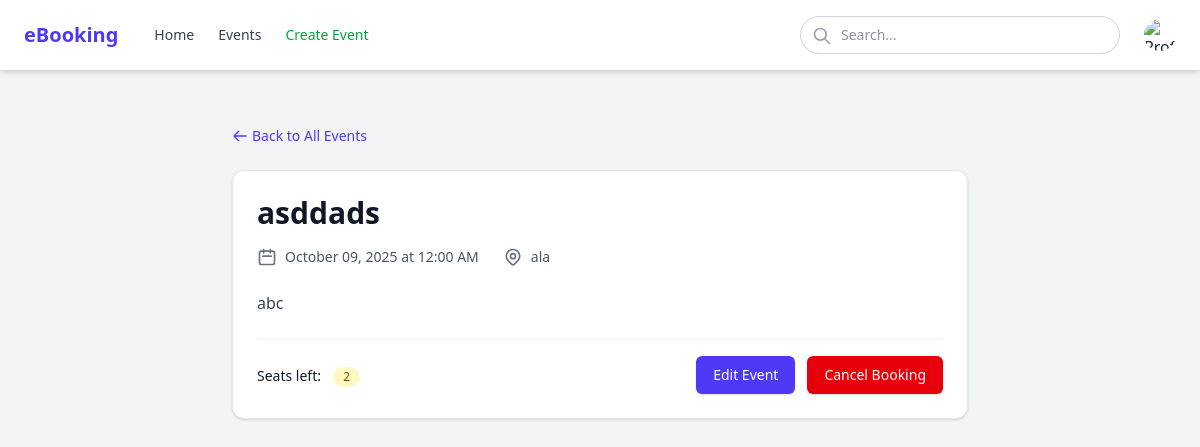
Page /event/3 (signed in) on the earlier database version.
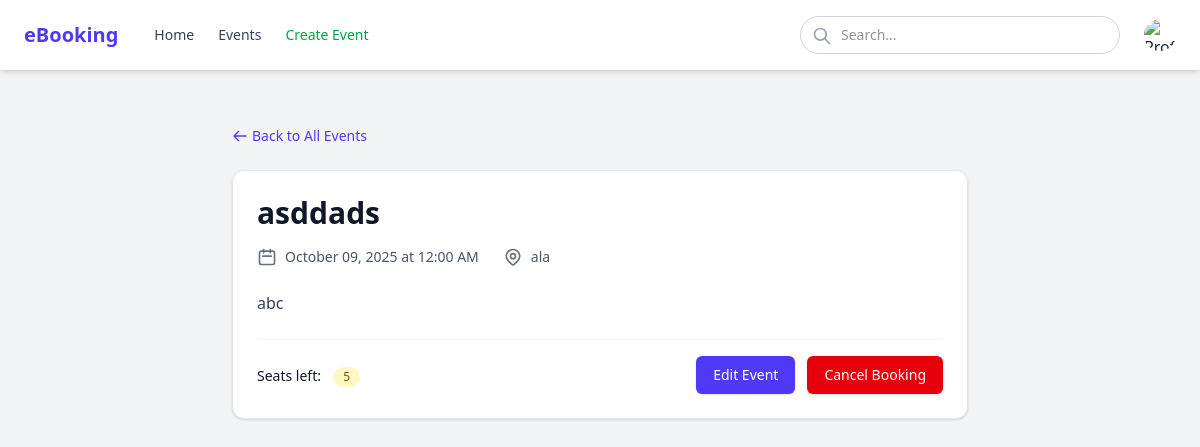
Same page on the later database version.
### app/models.py (models this page shows, shortened)
class Event(db.Model):
    event_id: so.Mapped[int] = so.mapped_column(primary_key=True)
    title: so.Mapped[str] = so.mapped_column(sa.String(128), index=True, unique=True)
    description: so.Mapped[str] = so.mapped_column(sa.String(256), index=True)
    date: so.Mapped[datetime.date] = so.mapped_column(sa.Date)
    time: so.Mapped[datetime.time] = so.mapped_column(sa.Time, nullable=False)
    location: so.Mapped[str] = so.mapped_column(sa.String(30))
    total_seats: so.Mapped[int] = so.mapped_column()
    seats_left: so.Mapped[int] = so.mapped_column(default=0)
    created_by: so.Mapped[str] = so.mapped_column(sa.String(64))
    bookings: so.Mapped[list["Booking"]] = so.relationship(back_populates="event",
                                                           cascade="all, delete-orphan")

### app/routes.py (the view)
@app.route('/event/<int:event_id>')
def event_detail(event_id):
    event = Event.query.get_or_404(event_id)
    is_booked = Booking.query.filter_by(
        user_id=current_user.id, event_id=event_id
    ).first() is not None
    return render_template('event_detail.html', event=event, is_booked=is_booked)

### app/models.py (called while the page is built)
@login.user_loader
def load_user(id):
    return db.session.get(User, int(id))

### app/templates/event_detail.html (shortened to what this page needs)
{% extends "base.html" %}
{% block content %}
<div class="max-w-3xl mx-auto px-4 py-6">
    <a href="{{ url_for('events') }}"
       class="inline-flex items-center text-sm font-medium text-indigo-600 hover:text-indigo-800 mb-6 transition-colors duration-200">
        <svg xmlns="http://www.w3.org/2000/svg" class="h-4 w-4 mr-1" fill="none" viewBox="0 0 24 24" stroke="currentColor">
            <path stroke-linecap="round" stroke-linejoin="round" stroke-width="2" d="M10 19l-7-7m0 0l7-7m-7 7h18" />
        </svg>
        Back to All Events
    </a>
    <div class="bg-white rounded-xl shadow-sm border border-gray-200 overflow-hidden">
        <div class="p-6">
            <h1 class="text-2xl md:text-3xl font-bold text-gray-900 mb-4">{{ event.title }}</h1>
            <div class="flex flex-col sm:flex-row sm:items-center text-gray-600 text-sm mb-6 space-y-2 sm:space-y-0 sm:space-x-6">
                <div class="flex items-center">
                    <svg xmlns="http://www.w3.org/2000/svg" class="h-5 w-5 mr-2 text-gray-500" fill="none" viewBox="0 0 24 24" stroke="currentColor">
                        <path stroke-linecap="round" stroke-linejoin="round" stroke-width="2" d="M8 7V3m8 4V3m-9 8h10M5 21h14a2 2 0 002-2V7a2 2 0 00-2-2H5a2 2 0 00-2 2v12a2 2 0 002 2z" />
                    </svg>
                    <span>{{ event.date.strftime('%B %d, %Y at %I:%M %p') if event.date else 'Date/Time TBD' }}</span>
                </div>
                <div class="flex items-center">
                    <span>{{ event.location or 'Location TBD' }}</span>
                </div>
            </div>
            {% if event.description %}
            <div class="prose prose-indigo max-w-none mb-6">
                <p class="text-gray-700">{{ event.description }}</p>
            </div>
            {% endif %}
            <div class="flex flex-col sm:flex-row sm:items-center sm:justify-between pt-4 border-t border-gray-100">
                <div class="mb-4 sm:mb-0">
                    <span class="text-sm font-medium text-gray-900">Seats left:</span>
                    <span class="ml-2 inline-flex items-center px-2.5 py-0.5 rounded-full text-xs font-medium {% if event.seats_left > 5 %}bg-green-100 text-green-800 {% elif event.seats_left > 0 %}bg-yellow-100 text-yellow-800 {% else %}bg-red-100 text-red-800 {% endif %}">
                        {{ event.seats_left }}
                    </span>
                </div>
                <div class="flex flex-col sm:flex-row space-y-2 sm:space-y-0 sm:space-x-3">
                    {% if current_user.is_authenticated and current_user.role == 'admin' %}
                    <form action="{{ url_for('edit_event', event_id=event.event_id) }}" method="get">
                        <button type="submit"
                                class="inline-flex items-center px-4 py-2 border border-transparent text-sm font-medium rounded-md shadow-sm text-white bg-indigo-600 hover:bg-indigo-700 focus:outline-none focus:ring-2 focus:ring-offset-2 focus:ring-indigo-500 transition-colors duration-200">
                            Edit Event
                        </button>
                    </form>
                    {% endif %}
                    {% if is_booked %}
                        <form action="{{ url_for('cancel_booking', event_id=event.event_id) }}" method="post">
                            <button type="submit"
                                    class="inline-flex items-center px-4 py-2 border border-transparent text-sm font-medium rounded-md shadow-sm text-white bg-red-600 hover:bg-red-700 focus:outline-none focus:ring-2 focus:ring-offset-2 focus:ring-red-500 transition-colors duration-200">
                                Cancel Booking
                            </button>
                        </form>
                    {% endif %}
                </div>
            </div>
        </div>
    </div>
</div>
{% endblock %}

Differences in the rows shown:
changed Event "asddads": seats_left "2" → "5"
